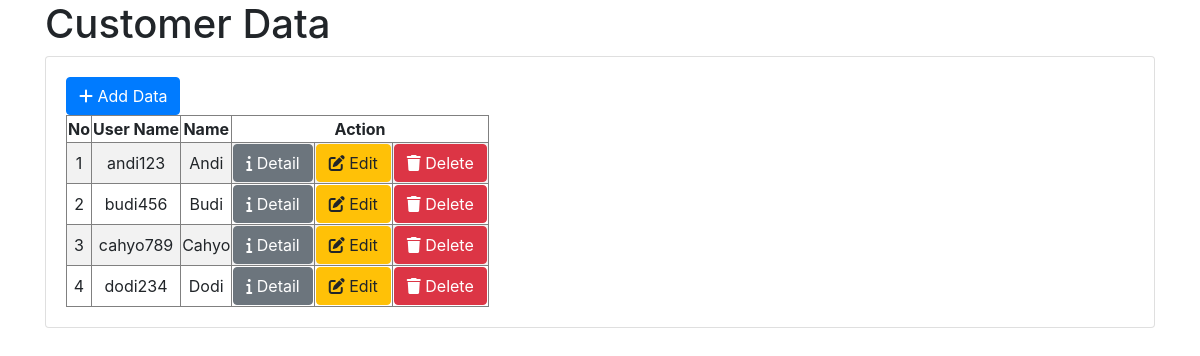
/customer/, run on an earlier commit of the app's database.
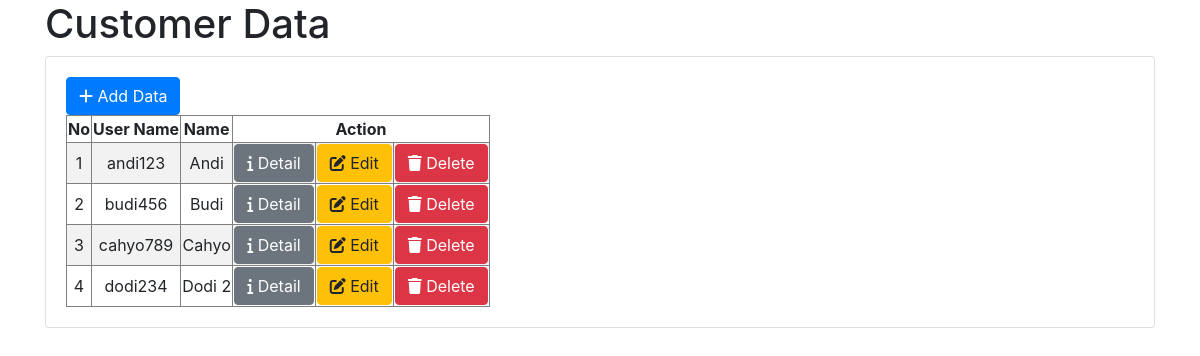
And on a later commit of the database.
### app/models.py (models this page shows)
class Customer(models.Model):
    userName = models.CharField(primary_key=True,max_length=50)
    name = models.CharField(max_length=50)
    dateOfBirth = models.DateField()
    accountNumber = models.CharField(max_length=50)
    phoneNumber = models.CharField(max_length=50)
    address = models.CharField(max_length=100)

### app/views.py (the view)
# urls.py: path('', views.customer, name='customer'),
def customer(request):
    data = Customer.objects.all()
    customerDataDict = {'customerData': data}
    return render(request, 'customer.html', context=customerDataDict)

### app/templates/customer.html (shortened to what this page needs)
<!doctype html>
<html lang="en">
    <head>
        <link rel="stylesheet"
              href="https://cdn.jsdelivr.net/npm/bootstrap@4.0.0/dist/css/bootstrap.min.css"
>
    </head>
    <body>
        <div class="container">
            <h1>Customer Data</h1>
            <div class="card">
                <div class="card-body">
                    <a href="{% url 'addCustomer' %}">
                        <button type="button" class="btn btn-primary">
                            <i class="fa-solid fa-plus"></i> Add Data
                        </button>
                    </a>
                    {% if customerData %}
                        <div class="table-responsive">
                            <table border="1" class="table-striped text-center">
                                <thead>
                                    <tr>
                                        <th>No</th>
                                        <th>User Name</th>
                                        <th>Name</th>
                                        <th colspan="3">Action</th>
                                    </tr>
                                </thead>
                                <tbody>
                                    {% for customer in customerData %}
                                        <tr>
                                            <td>{{ forloop.counter }}</td>
                                            <td>{{ customer.userName }}</td>
                                            <td>{{ customer.name }}</td>
                                            <td>
                                                <a href="{% url 'detailCustomer' customer.userName %}">
                                                    <button type="button" class="btn btn-secondary">
                                                        <i class="fa-solid fa-info"></i> Detail
                                                    </button>
                                                </a>
                                            </td>
                                            <td>
                                                <a href="{% url 'editCustomer' customer.userName %}">
                                                    <button type="button" class="btn btn-warning">
                                                        <i class="fa-solid fa-pen-to-square"></i> Edit
                                                    </button>
                                                </a>
                                            </td>
                                            <td>
                                                <a href="{% url 'deleteCustomer' customer.userName %}">
                                                    <button type="button" class="btn btn-danger">
                                                        <i class="fa-solid fa-trash"></i> Delete
                                                    </button>
                                                </a>
                                            </td>
                                        </tr>
                                    {% endfor %}
                                </tbody>
                            </table>
                        </div>
                    {% else %}
                        <p>No Customer Data</p>
                    {% endif %}
                </div>
            </div>
        </div>
    </body>
</html>

What changed in the data, as far as the page shows it:
changed Customer "dodi234": name "Dodi" → "Dodi 2"
